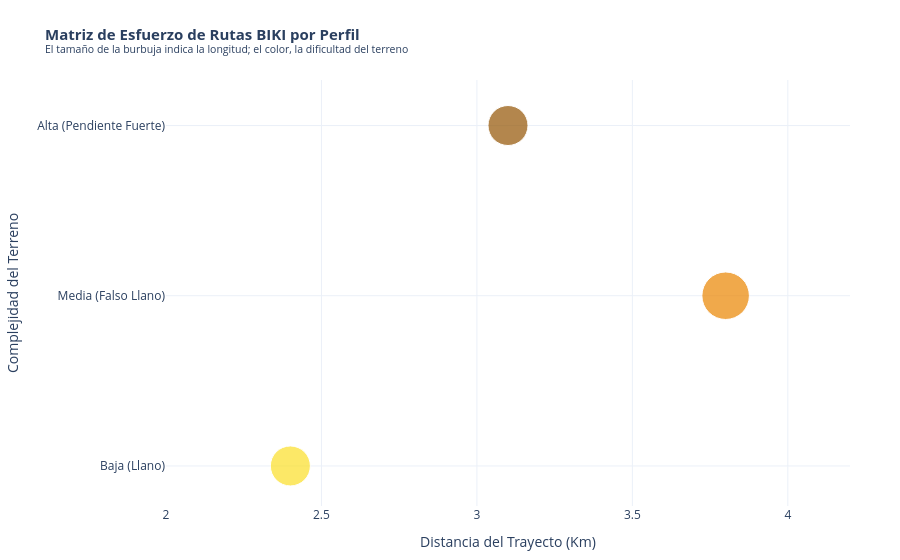

This figure's notebook cell:
### Markdown cell above
**Matriz de esfuerzo**

### Code cell
import pandas as pd
import plotly.express as px

# Matriz de datos para perfiles de ruta
datos_rutas = {
    "Perfil de usuario": [
        "Estudiante UVA (Norte)",
        "Estudiante UEMC (Sureste)",
        "Trabajador pendular (Oeste)"
    ],
    "Trayecto": [
        "Plaza Madrid ➔ Campus Delibes (Ref 202)",
        "Plaza Circular ➔ Hosp. Río Hortega (Ref 501)",
        "Plaza Zorrilla ➔ Parquesol (Ref 803)"
    ],
    "Distancia (Km)": [2.4, 3.8, 3.1],
    "Dificultad Numérica":[1,2,3],
    "Bici Recomendada": ["Mecánica", "Eléctrica", "Eléctrica"],
    "Dificultad Topográfica": [
        "Baja (Llano)",
        "Media (Falso Llano)",
        "Alta (Pendiente Fuerte)"
    ]
}

df_bubble = pd.DataFrame(datos_rutas)

# Generar gráfico de burbujas asignando colores personalizados por perfil
bubble_fig = px.scatter(
    df_bubble,
    x="Distancia (Km)",
    y="Dificultad Numérica",
    size="Distancia (Km)",
    color="Perfil de usuario",
    color_discrete_map={
        "Estudiante UVA (Norte)": "#FBDF27",
        "Estudiante UEMC (Sureste)": "#eb8500",
        "Trabajador pendular (Oeste)": "#935402"
    },
    hover_name="Perfil de usuario",
    hover_data=["Trayecto", "Bici Recomendada", "Dificultad Topográfica"],
    title="<b>Matriz de Esfuerzo de Rutas BIKI por Perfil</b><br><sup>El tamaño de la burbuja indica la longitud; el color, la dificultad del terreno</sup>",
    labels={
        "Distancia (Km)": "Distancia del Trayecto (Km)",
        "Dificultad Numérica": "Complejidad del Terreno"
    }
)

bubble_fig.update_layout(
    template="plotly_white",
    title_font_size=15,
    showlegend=False,
    margin=dict(l=50, r=50, t=80, b=50),
    xaxis=dict(range=[2.0, 4.2])
)

bubble_fig.update_yaxes(
    tickvals=[1, 2, 3],
    ticktext=["Baja (Llano)", "Media (Falso Llano)", "Alta (Pendiente Fuerte)"]
)

bubble_fig.update_traces(
    marker=dict(
        sizemode="diameter",
        sizeref=0.08,
        sizemin=20
    )
)

bubble_fig.show()

### Figure 1 — Plotly figure (JSON) as saved in the notebook; plotly's stock layout.template omitted (floating-point values rounded to 4 significant figures)
{"data": [{"customdata": [["Plaza Madrid ➔ Campus Delibes (Ref 202)", "Mecánica", "Baja (Llano)"]], "hovertemplate": "<b>%{hovertext}</b><br><br>Perfil de usuario=Estudiante UVA (Norte)<br>Distancia del Trayecto (Km)=%{marker.size}<br>Complejidad del Terreno=%{y}<br>Trayecto=%{customdata[0]}<br>Bici Recomendada=%{customdata[1]}<br>Dificultad Topográfica=%{customdata[2]}<extra></extra>", "hovertext": ["Estudiante UVA (Norte)"], "legendgroup": "Estudiante UVA (Norte)", "marker": {"color": "#FBDF27", "size": [2.4], "sizemin": 20, "sizemode": "diameter", "sizeref": 0.08, "symbol": "circle"}, "mode": "markers", "name": "Estudiante UVA (Norte)", "orientation": "v", "showlegend": true, "type": "scatter", "x": [2.4], "xaxis": "x", "y": [1], "yaxis": "y"}, {"customdata": [["Plaza Circular ➔ Hosp. Río Hortega (Ref 501)", "Eléctrica", "Media (Falso Llano)"]], "hovertemplate": "<b>%{hovertext}</b><br><br>Perfil de usuario=Estudiante UEMC (Sureste)<br>Distancia del Trayecto (Km)=%{marker.size}<br>Complejidad del Terreno=%{y}<br>Trayecto=%{customdata[0]}<br>Bici Recomendada=%{customdata[1]}<br>Dificultad Topográfica=%{customdata[2]}<extra></extra>", "hovertext": ["Estudiante UEMC (Sureste)"], "legendgroup": "Estudiante UEMC (Sureste)", "marker": {"color": "#eb8500", "size": [3.8], "sizemin": 20, "sizemode": "diameter", "sizeref": 0.08, "symbol": "circle"}, "mode": "markers", "name": "Estudiante UEMC (Sureste)", "orientation": "v", "showlegend": true, "type": "scatter", "x": [3.8], "xaxis": "x", "y": [2], "yaxis": "y"}, {"customdata": [["Plaza Zorrilla ➔ Parquesol (Ref 803)", "Eléctrica", "Alta (Pendiente Fuerte)"]], "hovertemplate": "<b>%{hovertext}</b><br><br>Perfil de usuario=Trabajador pendular (Oeste)<br>Distancia del Trayecto (Km)=%{marker.size}<br>Complejidad del Terreno=%{y}<br>Trayecto=%{customdata[0]}<br>Bici Recomendada=%{customdata[1]}<br>Dificultad Topográfica=%{customdata[2]}<extra></extra>", "hovertext": ["Trabajador pendular (Oeste)"], "legendgroup": "Trabajador pendular (Oeste)", "marker": {"color": "#935402", "size": [3.1], "sizemin": 20, "sizemode": "diameter", "sizeref": 0.08, "symbol": "circle"}, "mode": "markers", "name": "Trabajador pendular (Oeste)", "orientation": "v", "showlegend": true, "type": "scatter", "x": [3.1], "xaxis": "x", "y": [3], "yaxis": "y"}], "layout": {"legend": {"itemsizing": "constant", "title": {"text": "Perfil de usuario"}, "tracegroupgap": 0}, "margin": {"b": 50, "l": 50, "r": 50, "t": 80}, "showlegend": false, "title": {"font": {"size": 15}, "text": "<b>Matriz de Esfuerzo de Rutas BIKI por Perfil</b><br><sup>El tamaño de la burbuja indica la longitud; el color, la dificultad del terreno</sup>"}, "xaxis": {"anchor": "y", "domain": [0, 1], "range": [2, 4.2], "title": {"text": "Distancia del Trayecto (Km)"}}, "yaxis": {"anchor": "x", "domain": [0, 1], "ticktext": ["Baja (Llano)", "Media (Falso Llano)", "Alta (Pendiente Fuerte)"], "tickvals": [1, 2, 3], "title": {"text": "Complejidad del Terreno"}}}}
